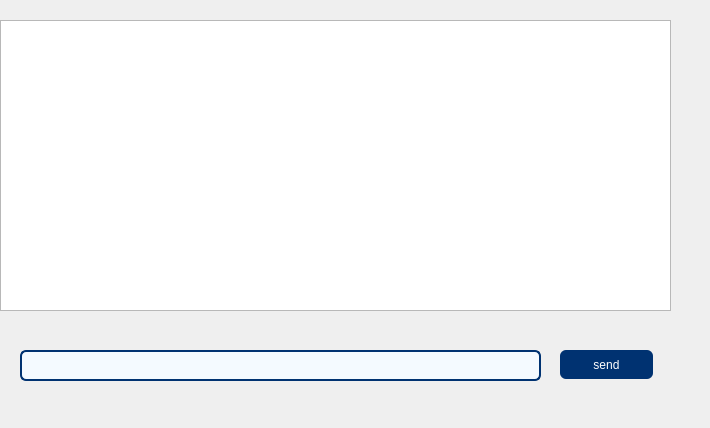
<?xml version="1.0" encoding="UTF-8"?>
<ui version="4.0">
 <class>chatbotdialog</class>
 <widget class="QDialog" name="chatbotdialog">
  <property name="geometry">
   <rect>
    <x>0</x>
    <y>0</y>
    <width>710</width>
    <height>428</height>
   </rect>
  </property>
  <property name="windowTitle">
   <string>Dialog</string>
  </property>
  <widget class="QPushButton" name="sendBtn">
   <property name="geometry">
    <rect>
     <x>560</x>
     <y>350</y>
     <width>93</width>
     <height>29</height>
    </rect>
   </property>
   <property name="styleSheet">
    <string notr="true">QPushButton {
	font: 900 9pt &quot;Swis721 Blk BT&quot;;
    background-color: #003271;
    color: white;
    border-radius: 6px;
    padding: 6px 12px;
}
QPushButton:hover { background-color: #004599; }
QPushButton:pressed { background-color: #002050; }</string>
   </property>
   <property name="text">
    <string>send</string>
   </property>
  </widget>
  <widget class="QTextEdit" name="chatView">
   <property name="geometry">
    <rect>
     <x>0</x>
     <y>20</y>
     <width>671</width>
     <height>291</height>
    </rect>
   </property>
  </widget>
  <widget class="QLineEdit" name="inputBox">
   <property name="geometry">
    <rect>
     <x>20</x>
     <y>350</y>
     <width>521</width>
     <height>31</height>
    </rect>
   </property>
   <property name="styleSheet">
    <string notr="true">QLineEdit {
    background-color: #f4faff;
    border: 2px solid #003271;
    border-radius: 6px;
    padding: 6px 10px;
    font-size: 14px;
    color: #000000;
}

QLineEdit:focus {
    border: 2px solid #1e6fd9;
    background-color: #ffffff;
}</string>
   </property>
  </widget>
 </widget>
 <resources/>
 <connections/>
</ui>
